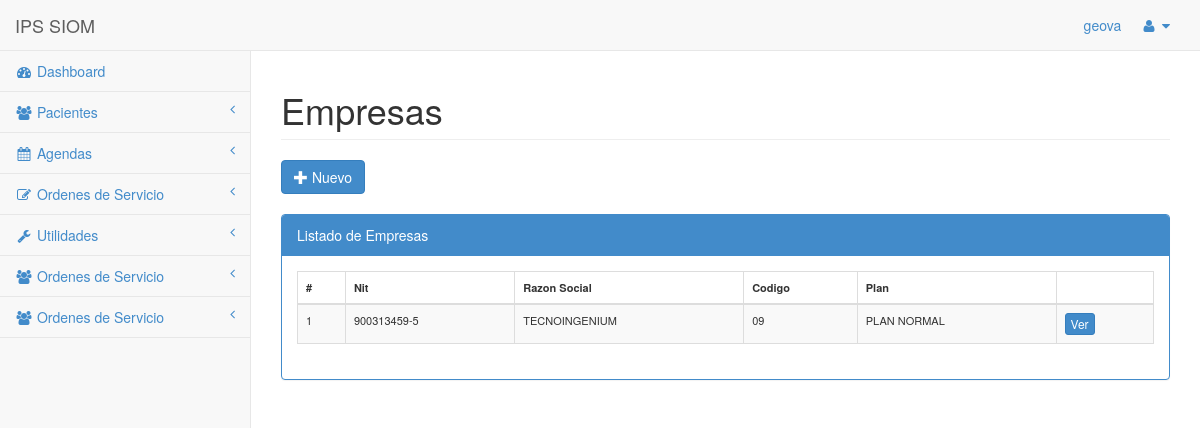
Screenshot of /empresas/ (signed in) with the database file from the repository.
### mysite/apps/organizaciones/models.py (models this page shows, shortened)
class empresas(models.Model):
	opciones = (
		('C', 'Comun'),
 		('S', 'Simplificado'),
 		('N', 'No Aplica'),
    )
	opciones2 = (
		('1', 'ISS 2001'),
		('2', 'ISS 2004'),
    )
	nit   = models.CharField(max_length=30)
	razon   = models.CharField(max_length=50)
	codigo   = models.CharField(max_length=10)
	direccion   = models.CharField(max_length=50)
	telefono     = models.CharField(max_length=20)
	fax    = models.CharField(max_length=20, null=True, blank=True)
	ciudad	= models.ForeignKey(departamentos,related_name='ciudad_empresas',verbose_name=u'Ciudad')
	representante   = models.CharField(max_length=50)
	tipo  =  models.ForeignKey(tipo_empresa,related_name='tipo_empresas',verbose_name=u'Tipo Empresa')
	contrato  = models.CharField(max_length=8,null=True, blank=True)
	poliza  = models.CharField(max_length=8,null=True, blank=True)
	dias = models.IntegerField(verbose_name='Días Vence Factura',null=True, blank=True)
	tipo_tarifa = models.CharField(max_length=1, choices=opciones2,default='1', verbose_name=u'Tipo de Tarifa')
	plan_beneficios	= models.CharField(max_length=20, null=True, blank=True)
	drogas = models.BooleanField(default=False)
	suministros = models.BooleanField(default=False)
	eps = models.BooleanField(default=False)
	retiene_copago = models.BooleanField(default=False)
	regimen = models.CharField(max_length=1, choices=opciones,default='C', verbose_name=u'Estado')
	autoretenedor = models.BooleanField(default=False)
	plan =  models.ForeignKey(planes_salud,related_name='empresas_plan',verbose_name=u'Plan')
	valor_sedacion = models.PositiveIntegerField(verbose_name='Costo Base de Sedacion',default=0,null=True, blank=True)

class planes_salud(models.Model):
	descripcion		=	models.CharField(max_length=50)
	porcentaje = models.DecimalField(max_digits=3,decimal_places=3)
	def __unicode__(self):
		return self.descripcion

### mysite/apps/organizaciones/views.py (the view)
# urls.py: url(r'^empresas/$','empresas_view',name='vista_empresas'),
@login_required(login_url=URL_LOGIN)
def empresas_view(request):
	lista_empresas = empresas.objects.all().order_by('razon') # Select * from ventas_productos where status = True
	ctx = {'empresas':lista_empresas}
	return render_to_response('citas/empresas.html',ctx,context_instance=RequestContext(request))

### mysite/templates/citas/empresas.html (shortened to what this page needs)
{% extends 'home/base.html' %}
{%block content %}
<div class="row">
	<div class="col-lg-12">
	    <h1 class="page-header">Empresas</h1>
	</div>
</div>
{% if perms.home.es_administrador or user.is_staff %}
	<a href="{% url "vista_agregar_empresas" %}" class="btn btn-primary"><i class="glyphicon glyphicon-plus"></i> Nuevo</a><br><br>
{% endif %}
<div class="row">
  <div class="col-lg-12">
	{% if empresas %}
		<div class="panel panel-primary">
		    <div class="panel-heading">
		        Listado de Empresas
		    </div>
		    <div class="panel-body">
		        <div class="table-responsive">
		            <table class="table table-striped table-bordered table-hover" id="dataTables-example">
			    	<thead>
				        <tr>
				          <th>#</th>
				          <th>Nit</th>
				          <th>Razon Social</th>
				          <th>Codigo</th>
				          <th>Plan</th>
				          <th></th>
				        </tr>
			        </thead>
			        <tbody>
			    	{% for p in empresas %}
			 		<tr id="tr{{p.id}}">
						<td>{{ p.id}}</td>
						<td>{{ p.nit }}</td>
						<td>{{ p.razon }}</td>
						<td>{{ p.codigo }}</td>
						<td>{{ p.plan }}</td>
						<td><a class="btn btn-primary btn-xs" href="/edit/empresas/{{p.id}}/">  Ver </a></td>
					</tr>
					{% endfor %}
					</tbody>
		    		</table>
		    	</div>
		    </div>
		</div>
	{% else %}
	<h2>No existen Empresas Creadas</h2>
	{% endif %}
	</div>
</div>
{% endblock %}

### mysite/templates/home/base.html (shortened to what this page needs)
<!DOCTYPE html>
<html>
<head>
    <link href="/static/css/bootstrap.min.css" rel="stylesheet">
    <link href="/static/font-awesome/css/font-awesome.css" rel="stylesheet">
    <link href="/static/css/redmond/jquery-ui-1.10.4.custom.css" rel="stylesheet">
    <link href="/static/css/geova.css" rel="stylesheet">
    <link href='/static/css/fullcalendar.css' rel='stylesheet' />
    <link href='/static/css/fullcalendar.print.css' rel='stylesheet' media='print' />
    <link href="/static/css/plugins/dataTables/dataTables.bootstrap.css" rel="stylesheet">
    <link href="/static/css/plugins/dataTables/dataTables.tableTools.css" rel="stylesheet">
    <link href="/static/css/select2.css" rel="stylesheet">
    <link href="/static/css/select2-bootstrap.css" rel="stylesheet">
    <link href="/static/css/sb-admin.css" rel="stylesheet">
</head>
<body>
    <div id="wrapper">
        <nav class="navbar navbar-default navbar-fixed-top" role="navigation" style="margin-bottom: 0">
            <div class="navbar-header">
                <a class="navbar-brand" href="/">IPS SIOM</a>
            </div>
            <ul class="nav navbar-top-links navbar-right">
                <a href="#">{{user}}</a>
                <li class="dropdown">
                    <a class="dropdown-toggle" data-toggle="dropdown" href="#">
                        <i class="fa fa-user fa-fw"></i>  <i class="fa fa-caret-down"></i>
                    </a>
                </li>
            </ul>
            <div class="navbar-default navbar-static-side" role="navigation">
                <div class="sidebar-collapse">
                    <ul class="nav" id="side-menu">
                        {% if perms.home.es_administrador or perms.home.es_coordinador_plataforma or perms.home.es_coordinador_endoscopia or perms.home.es_auxiliar_plataforma or perms.home.es_auxiliar_endoscopia %}
                        <li>
                            <a href="/"><i class="fa fa-dashboard fa-fw"></i> Dashboard</a>
                        </li>
                        <li>
                            <a href="#"><i class="fa fa-users fa-fw"></i> Pacientes<span class="fa arrow"></span></a>
                        </li>
                        {% endif %}
                        {% if perms.home.es_administrador or perms.home.es_coordinador_plataforma or perms.home.es_coordinador_endoscopia or perms.home.es_auxiliar_plataforma or perms.home.es_auxiliar_endoscopia or perms.home.es_doctor %}
                        <li>
                            <a href="#"><i class="fa fa-calendar fa-fw"></i> Agendas<span class="fa arrow"></span></a>
                        </li>
                        {% endif %}
                        {% if perms.home.es_administrador or perms.home.es_coordinador_plataforma or perms.home.es_coordinador_endoscopia or perms.home.es_auxiliar_plataforma or perms.home.es_auxiliar_endoscopia %}
                        <li>
                            <a href="#"><i class="fa fa-edit fa-fw"></i> Ordenes de Servicio<span class="fa arrow"></span></a>
                        </li>
                        {% endif %}
                        {% if user.is_staff or perms.home.es_administrador %}
                        <li>
                            <a href="#"><i class="fa fa-wrench fa-fw"></i> Utilidades<span class="fa arrow"></span></a>
                        </li>
                        {% endif %}
                        {% if perms.home.es_coordinador_general %}
                            <li>
                                <a href="#"><i class="fa fa-users fa-fw"></i> Ordenes de Servicio<span class="fa arrow"></span></a>
                            </li>
                        {% endif %}
                        {% if perms.home.es_auxiliar_contabilidad %}
                            <li>
                                <a href="#"><i class="fa fa-users fa-fw"></i> Ordenes de Servicio<span class="fa arrow"></span></a>
                            </li>
                        {% endif %}
                    </ul>
                </div>
            </div>
        </nav>
        <div id="page-wrapper">
            {% block content %}
            {% endblock %}
        </div>
    </div>
</body>
</html>

### mysite/static/static/css/geova.css (style rules this page uses)
table { font-size:11px; }

### mysite/static/static/css/sb-admin.css (style rules this page uses)
body { background-color: #f8f8f8; padding-top: 100px; }
@media (min-width:768px) { body { padding-top: 50px; } }
#wrapper { width: 100%; }
#page-wrapper { padding: 0 15px; min-height: 568px; background-color: #fff; }
@media (min-width:768px) { #page-wrapper { position: inherit; margin: 0 0 0 250px; padding: 0 30px; min-height: 1300px; border-left: 1px solid #e7e7e7; } }
.navbar-static-side ul li { border-bottom: 1px solid #e7e7e7; }
.navbar-top-links li { display: inline-block; }
.navbar-top-links li:last-child { margin-right: 15px; }
.navbar-top-links li a { padding: 15px; min-height: 50px; }
.arrow { float: right; }
.fa.arrow:before { content: "\f104"; }
@media (min-width:768px) { .navbar-static-side { z-index: 1; position: absolute; width: 250px; margin-top: 51px; } }

### mysite/static/static/css/fullcalendar.print.css (style rules this page uses)
th, td, hr, thead, tbody, .fc-row { border-color: #ccc !important; background: #fff !important; }

### rows the page displays
empresas: id "1", nit "900313459-5", razon "TECNOINGENIUM", codigo "09", plan "PLAN NORMAL"

### other values shown
{{ user }} "geova"
